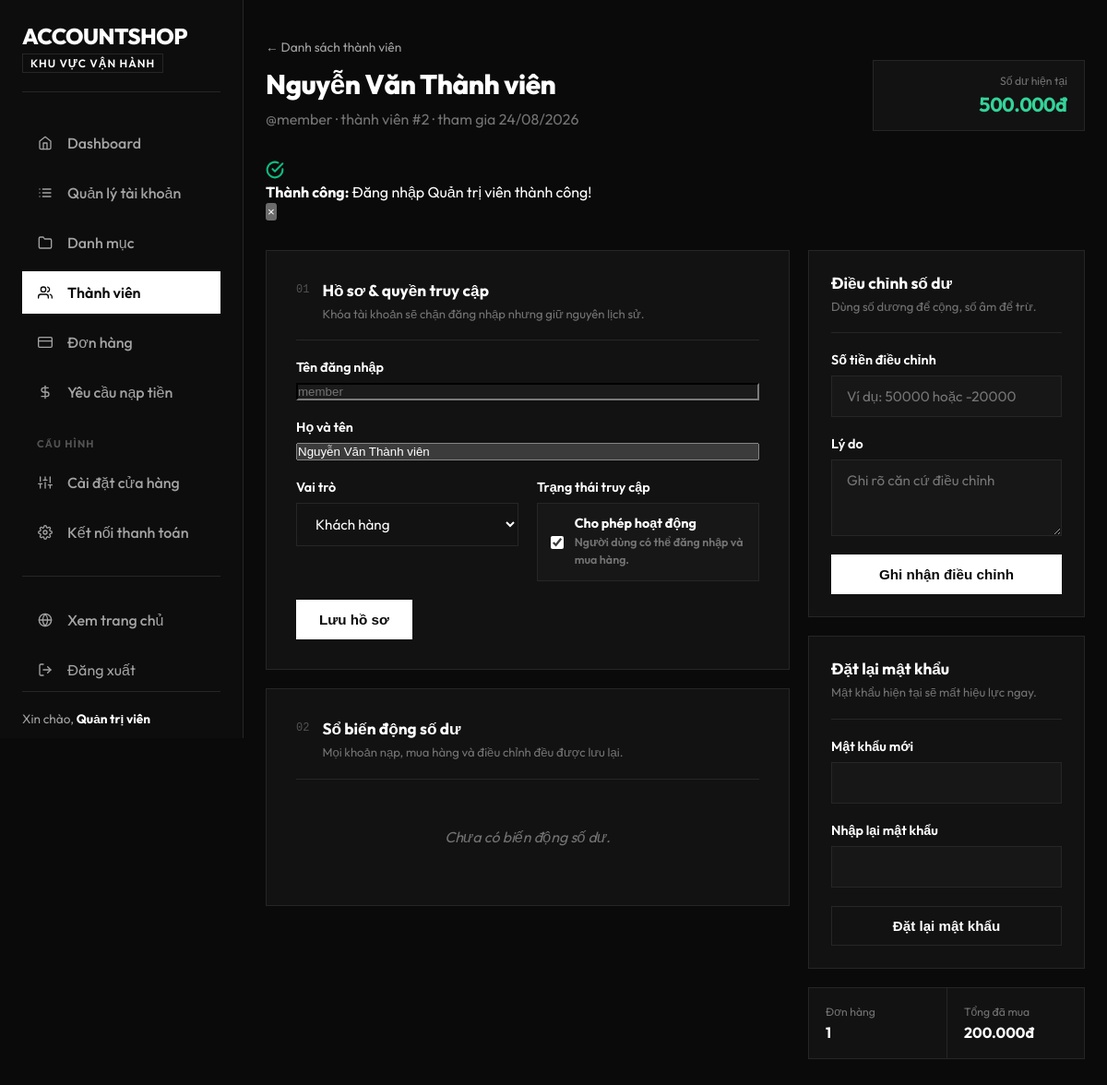
Page /admin/crud/users/update.php?id=2 (signed in) on the earlier database version.
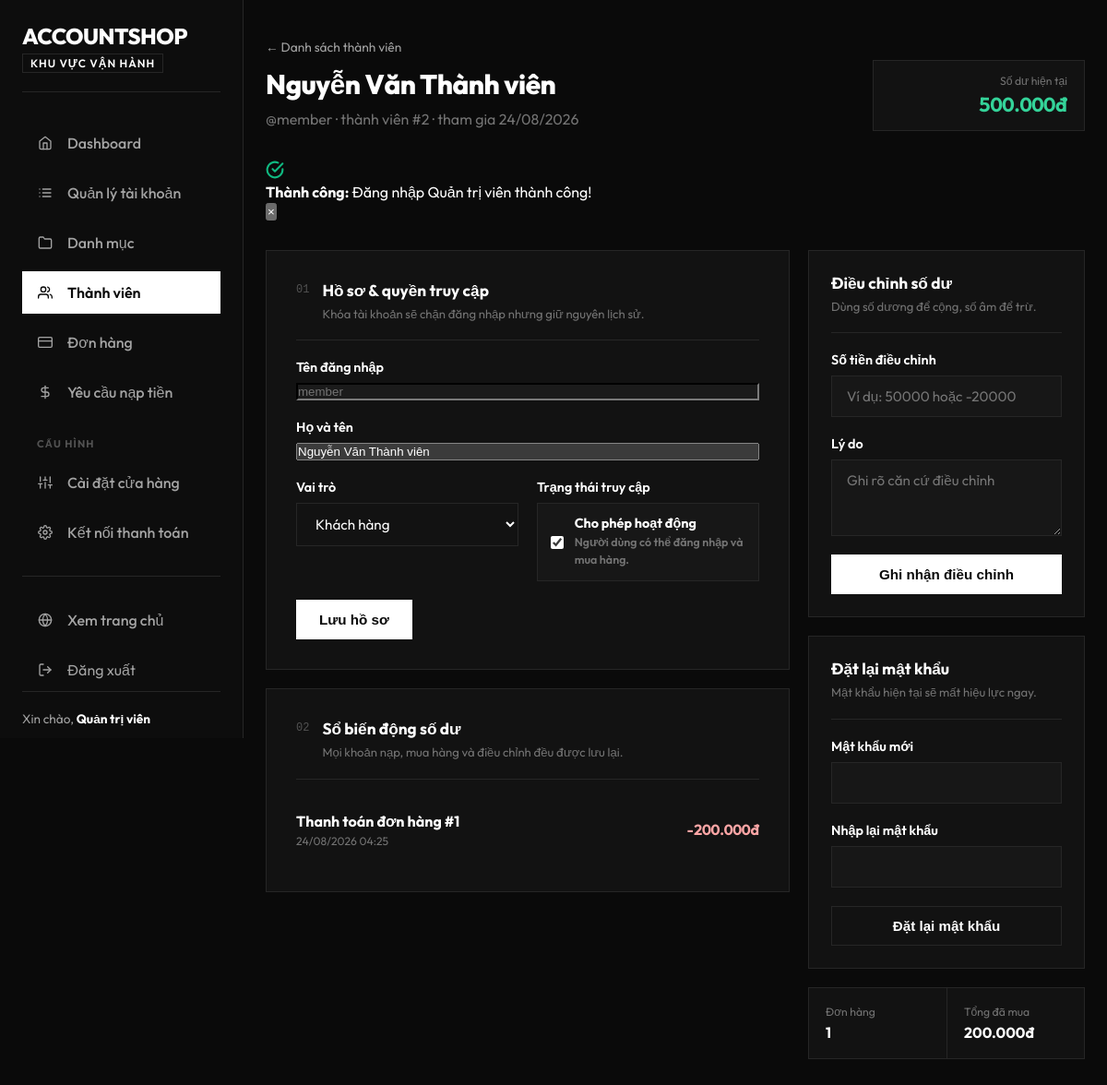
Same page on the later database version.
### tables this page shows
CREATE TABLE IF NOT EXISTS balance_transactions (
  id BIGINT AUTO_INCREMENT PRIMARY KEY,
  user_id INT NOT NULL,
  transaction_type VARCHAR(30) NOT NULL,
  amount DECIMAL(15,0) NOT NULL,
  balance_after DECIMAL(15,0) DEFAULT NULL,
  source_type VARCHAR(40) DEFAULT NULL,
  source_id BIGINT DEFAULT NULL,
  description VARCHAR(255) NOT NULL,
  created_by INT DEFAULT NULL,
  created_at DATETIME DEFAULT CURRENT_TIMESTAMP,
  UNIQUE KEY uniq_balance_source (source_type, source_id, transaction_type),
  KEY idx_balance_user_created (user_id, created_at),
  KEY idx_balance_type_created (transaction_type, created_at),
  FOREIGN KEY (user_id) REFERENCES users(id) ON DELETE CASCADE,
  FOREIGN KEY (created_by) REFERENCES users(id) ON DELETE SET NULL
);

### admin/crud/users/users.php (called while the page is built, shortened)
<?php
function getUserById(PDO $pdo, int $id): ?array
{
    $stmt = $pdo->prepare(
        'SELECT u.*,
                (SELECT COUNT(*) FROM orders o WHERE o.user_id = u.id) AS order_count,
                (SELECT COALESCE(SUM(o.price), 0) FROM orders o WHERE o.user_id = u.id) AS total_spent
         FROM users u WHERE u.id = ?'
    );
    $stmt->execute([$id]);
    return $stmt->fetch() ?: null;
}

### admin/crud/users/update.php (the view, shortened to what the changed rows need)
<?php
require_once __DIR__ . '/users.php';
$id = (int) ($_GET['id'] ?? $_POST['id'] ?? 0);
$user = getUserById($pdo, $id);
$ledgerStmt = $pdo->prepare(
    'SELECT bt.*, creator.fullname AS creator_name
     FROM balance_transactions bt
     LEFT JOIN users creator ON creator.id = bt.created_by
     WHERE bt.user_id = ? ORDER BY bt.id DESC LIMIT 15'
);
$ledgerStmt->execute([$id]);
$ledger = $ledgerStmt->fetchAll();
?>
<!DOCTYPE html>
<html lang="vi">
<head>
    <link rel="stylesheet" href="../../../assets/admin/css/admin.css">
</head>
<body>
<div class="admin-layout">
    <main class="main-content">
        <header class="topbar admin-page-heading">
            <div>
                <h1><?= htmlspecialchars($user['fullname']) ?></h1>
            </div>
        </header>
        <div class="content-body">
            <section class="detail-grid">
                <div class="detail-main">
                    <form method="POST" class="form-card">
                        <div class="section-heading"><span class="section-index">01</span><div><h2>Hồ sơ & quyền truy cập</h2><p>Khóa tài khoản sẽ chặn đăng nhập nhưng giữ nguyên lịch sử.</p></div></div>
                    </form>
                    <section class="form-card">
                        <div class="section-heading"><span class="section-index">02</span><div><h2>Sổ biến động số dư</h2><p>Mọi khoản nạp, mua hàng và điều chỉnh đều được lưu lại.</p></div></div>
                        <div class="ledger-list">
                            <?php foreach ($ledger as $entry): ?>
                                <article class="ledger-item">
                                    <div><strong><?= htmlspecialchars($entry['description']) ?></strong><span><?= date('d/m/Y H:i', strtotime($entry['created_at'])) ?></span></div>
                                    <div class="ledger-amount <?= $entry['amount'] >= 0 ? 'positive' : 'negative' ?>"><?= number_format($entry['amount'], 0, ',', '.') ?>đ</div>
                                </article>
                            <?php endforeach; ?>
                            <?php if (!$ledger): ?><div class="empty">Chưa có biến động số dư.</div><?php endif; ?>
                        </div>
                    </section>
                </div>
                <aside class="detail-side">
                    <form method="POST" class="form-card compact-card">
                        <div class="section-heading"><div><h2>Điều chỉnh số dư</h2><p>Dùng số dương để cộng, số âm để trừ.</p></div></div>
                    </form>
                    <form method="POST" class="form-card compact-card">
                        <div class="section-heading"><div><h2>Đặt lại mật khẩu</h2><p>Mật khẩu hiện tại sẽ mất hiệu lực ngay.</p></div></div>
                    </form>
                </aside>
            </section>
        </div>
    </main>
</div>
</body>
</html>

Differences in the rows shown:
added balance_transactions: description "Thanh toán đơn hàng #1", created_at "24/08/2026 04:25", amount "-200.000"
Other differences:
text no longer shown: "Chưa có biến động số dư."
